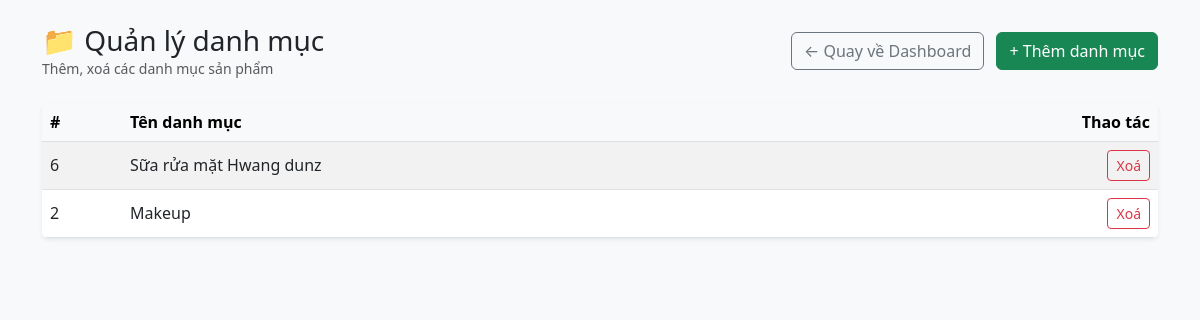
The app's page /admin/categories (signed in) with its own data.
### tables this page shows
CREATE TABLE categories (
    id INTEGER PRIMARY KEY AUTOINCREMENT,
    name TEXT NOT NULL,
    description TEXT
);

### run.py (the view)
@app.route('/admin/categories')
@admin_required
def admin_categories():
    conn = get_db_connection()
    categories = conn.execute('SELECT * FROM categories ORDER BY id DESC').fetchall()
    conn.close()
    return render_template('admin_categories.html', categories=categories)

### run.py (called while the page is built)
def get_db_connection():
    conn = sqlite3.connect(DB_PATH)
    conn.row_factory = sqlite3.Row
    return conn

def role_required(required_role):
    def decorator(f):
        @wraps(f)
        def decorated_function(*args, **kwargs):
            if 'user_id' not in session or session.get('role') != required_role:
                return redirect(url_for('admin_login'))
            return f(*args, **kwargs)
        return decorated_function
    return decorator

### app/templates/admin_categories.html (shortened to what this page needs)
<head>
  <link href="https://cdn.jsdelivr.net/npm/bootstrap@5.3.0/dist/css/bootstrap.min.css" rel="stylesheet">
</head>
<div class="container py-4">
  <div class="d-flex justify-content-between align-items-center mb-4">
    <div>
      <h3 class="mb-0">📁 Quản lý danh mục</h3>
      <small class="text-muted">Thêm, xoá các danh mục sản phẩm</small>
    </div>
    <div>
      <a href="{{ url_for('admin_dashboard') }}" class="btn btn-outline-secondary me-2">← Quay về Dashboard</a>
      <button class="btn btn-success" data-bs-toggle="modal" data-bs-target="#addCategoryModal">+ Thêm danh mục</button>
    </div>
  </div>
  <div class="table-responsive shadow-sm rounded bg-white">
    <table class="table table-striped table-hover align-middle mb-0">
      <thead class="table-light">
        <tr>
          <th style="width: 80px;">#</th>
          <th>Tên danh mục</th>
          <th class="text-end" style="width: 120px;">Thao tác</th>
        </tr>
      </thead>
      <tbody>
        {% for c in categories %}
        <tr>
          <td>{{ c.id }}</td>
          <td>{{ c.name }}</td>
          <td class="text-end">
            <form method="POST" action="{{ url_for('admin_delete_category', category_id=c.id) }}"
                  onsubmit="return confirm('Xoá danh mục này?')" class="d-inline">
              <button class="btn btn-sm btn-outline-danger">Xoá</button>
            </form>
          </td>
        </tr>
        {% else %}
        <tr>
          <td colspan="3" class="text-center text-muted py-4">Chưa có danh mục nào.</td>
        </tr>
        {% endfor %}
      </tbody>
    </table>
  </div>
</div>

### app/templates/admin_categories.html (style rules this page uses)
.table td, .table th { vertical-align: middle; }

### records on screen
categories: id "6", name "Sữa rửa mặt Hwang dunz"
categories: id "2", name "Makeup"
